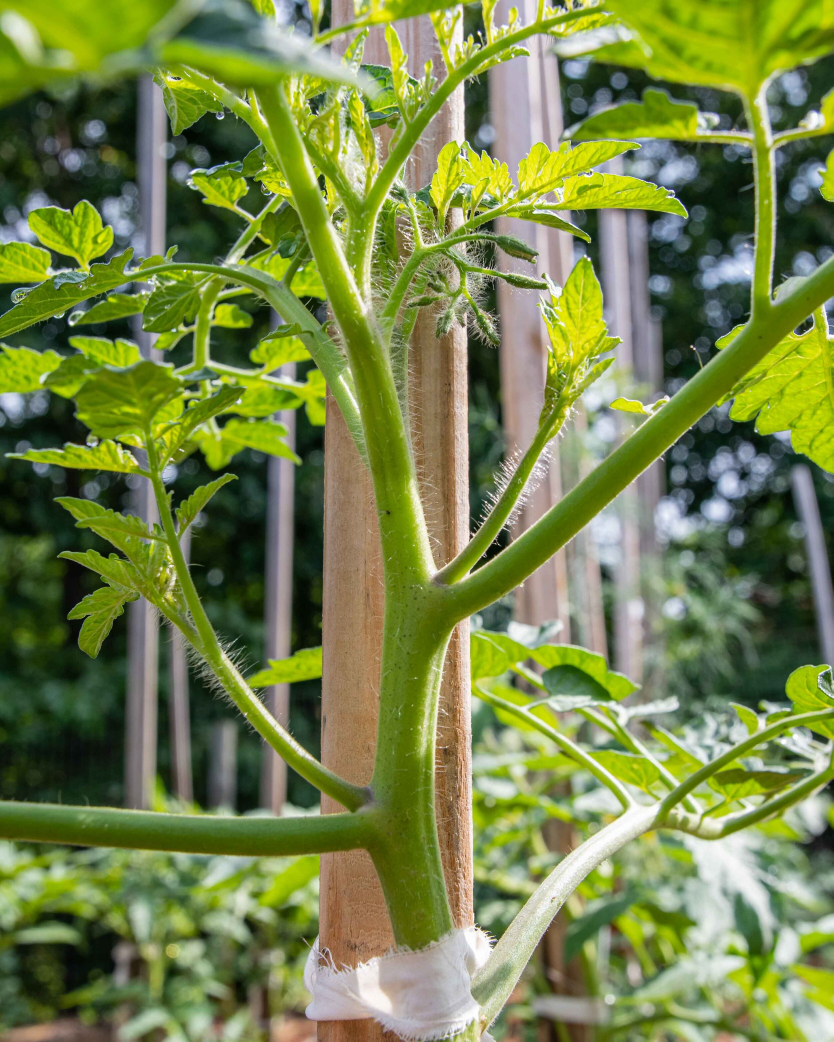
#> input picture inputs/same_domain/a red tomato on a plant, ultra realistic/TomatoSuckers.jpg, 2500 x 3125 px (shown at 1/3 size)
$ python prepare_input.py --root 'inputs/same_domain/a red tomato on a plant, ultra realistic' --image 'inputs/same_domain/a red tomato on a plant, ultra realistic/TomatoSuckers.jpg'
#> lines starting #> are read from the running program, lines starting #| are printed output that depends on the picture
import cv2
import matplotlib.pyplot as plt
import numpy as np
import os, argparse


def parse_arguments():
    parser = argparse.ArgumentParser()

    parser.add_argument('--root', type=str, required=True,
                        help='Path to the folder in which results will be stored.')
    parser.add_argument('--image', type=str, required=True,
                        help='Path to the background image, from which input will be generated.')

    return parser.parse_args()


def binarize_image(path: str) -> cv2.Mat:
    image = cv2.imread(path)
    image = cv2.cvtColor(image, code=cv2.COLOR_BGR2GRAY)
    _, thresh = cv2.threshold(image, 1, 255, cv2.THRESH_BINARY)

    return thresh


def generate_background(image_path: str, output_path: str):
    image = cv2.imread(image_path)
#> image is the input picture: shape (3125, 2500, 3); mean B, G, R 73.7, 131.9, 118.1
    image = cv2.resize(image, dsize=(512, 512))
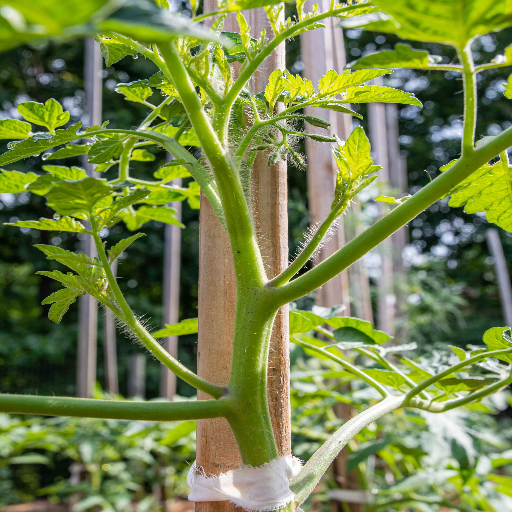
#> image: shape (512, 512, 3); mean B, G, R 73.6, 131.8, 118

    cv2.imwrite(os.path.join(output_path, 'bg01.png'), image)
    bboxes = []

    index = 0
    while True:
        x, y, w, h = cv2.selectROI('Selecting bounding box', image)
        if [x, y, w, h] == [0, 0, 0, 0]:
            cv2.destroyAllWindows()
            break

        image = cv2.rectangle(image, pt1=[x, y], pt2=[x+w, y+h], color=(0, 255, 0), thickness=2)

        mask_bg = np.zeros(shape=(512, 512))
        mask_bg[y:y+h, x:x+w] = 255

        image_path = os.path.join(output_path, 'mask_bg_fg_%d.png' % index)
        cv2.imwrite(image_path, mask_bg)

        print('Mask had been written to the file: ', image_path)
        index += 1
        bboxes.append([x, y, w, h])
#> after the loop, bboxes = []; index = 0

    return bboxes


if __name__ == '__main__':
    args = parse_arguments()

#> (the run stopped early here; a loop or call above may not have finished)
